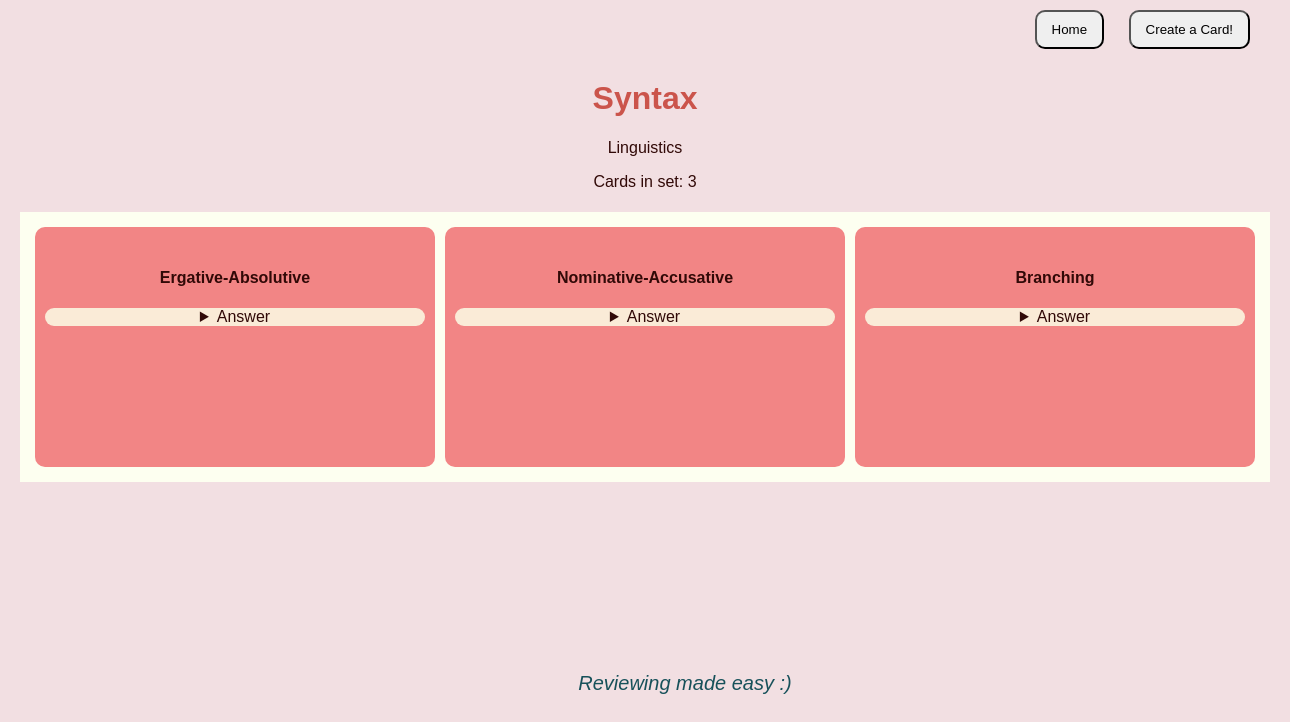
Page /categories/2/ (signed in) on the committed database.
### categories/models.py (models this page shows, shortened)
class Categorie(models.Model):
    name = models.CharField(max_length=100)
    subject= models.CharField(max_length=100)
    created_on = models.DateTimeField(auto_now_add=True)
    studied = models.BooleanField(default=False)
    owner = models.ForeignKey(
        settings.AUTH_USER_MODEL,
        related_name="student",
        on_delete=models.CASCADE,
        null=True
    )

### cards/models.py (models this page shows, shortened)
class Card(models.Model):
    term = models.CharField(max_length=250)
    answer = models.TextField()
    img = models.URLField(null=True)
    category = models.ForeignKey(
        Categorie,
        related_name="cards",
        on_delete=models.CASCADE,
    )
    date_created = models.DateTimeField(auto_now_add=True)

### categories/views.py (the view)
# urls.py: path("<int:id>/", show_set, name="show_set"),
@login_required
def show_set(request, id):
    set = get_object_or_404(Categorie, id=id)
    context = {
        "set": set,
    }
    return render(request, "categories/set.html", context)

### categories/templates/categories/set.html (shortened to what this page needs)
{% extends 'base.html' %}
{% block content%}
<header>
    <nav>
        <a href="{% url 'home' %}"><button>Home</button></a>
        <a href="{% url 'create_card' %}"><button>Create a Card!</button></a>
    </nav>
    <h1>{{ set.name }}</h1>
    <p>{{ set.subject }}</p>
    <p>Cards in set: {{ set.cards.all|length }}</p>
</header>
<main>
    <div class="card">
    {% for card in set.cards.all %}
        {% include "cards/card.html" %}
    {% endfor %}
    </div>
</main>
{% endblock content %}

### cards/templates/cards/card.html (shortened to what this page needs)
<article>
    <h4>{{ card.term }}</h4>
    <details>
        <summary>Answer</summary>
    </details>
</article>

### categories/static/css/styles.css (style rules this page uses)
body { font-family: Arial, Helvetica, sans-serif; background-color: #f2dfe2; margin: 0; color: #310907; display: flexbox; text-align: center; }
.card { display: grid; grid-template-columns: 1fr 1fr 1fr; margin: 20px; gap: 10px; background-color: rgb(253, 255, 240); padding: 15px; }
h1 { color: #CB544B; }
article { padding: 20px 10px 20px 10px; background-color: #F28585; min-height: 200px; border-radius: 10px; }
a { text-decoration: none; color: #CB544B; transition: .5s; font-weight: bolder; }
button { border-radius: 10px; transition: .5s; padding: 10px 15px; margin: 10px; }
details { background-color: antiquewhite; border-radius: 10px; }
nav { display: flexbox; text-align: right; margin-right: 30px; gap:30px; }

### rows in the picture
Categorie: name "Syntax", subject "Linguistics", cards.all|length "3"
Card: term "Ergative-Absolutive"
Card: term "Nominative-Accusative"
Card: term "Branching"
